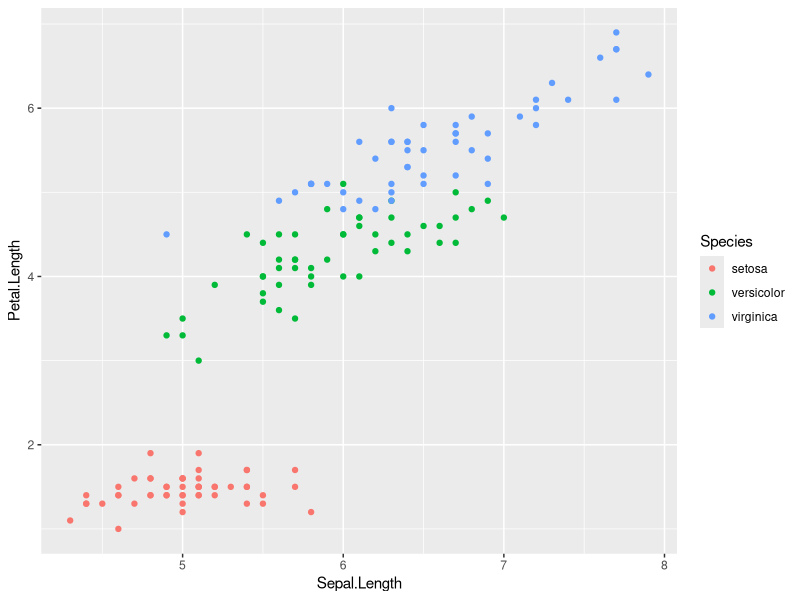
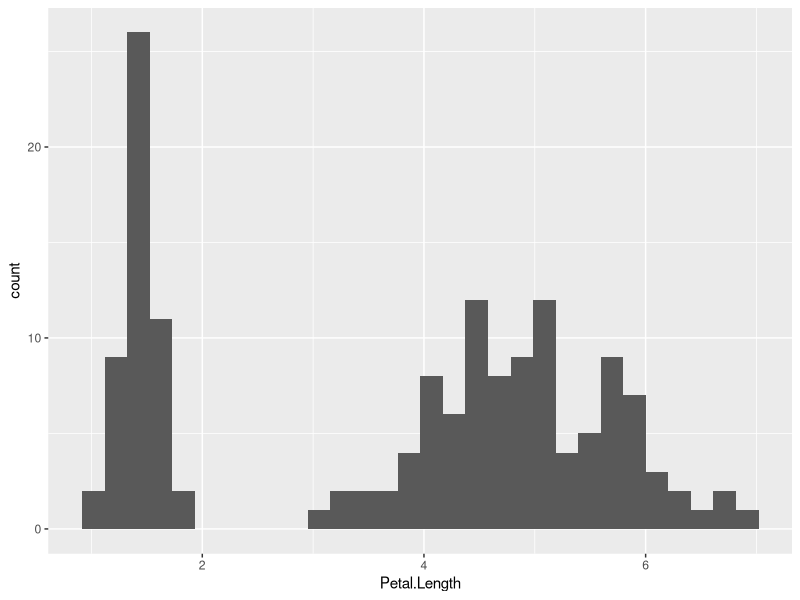
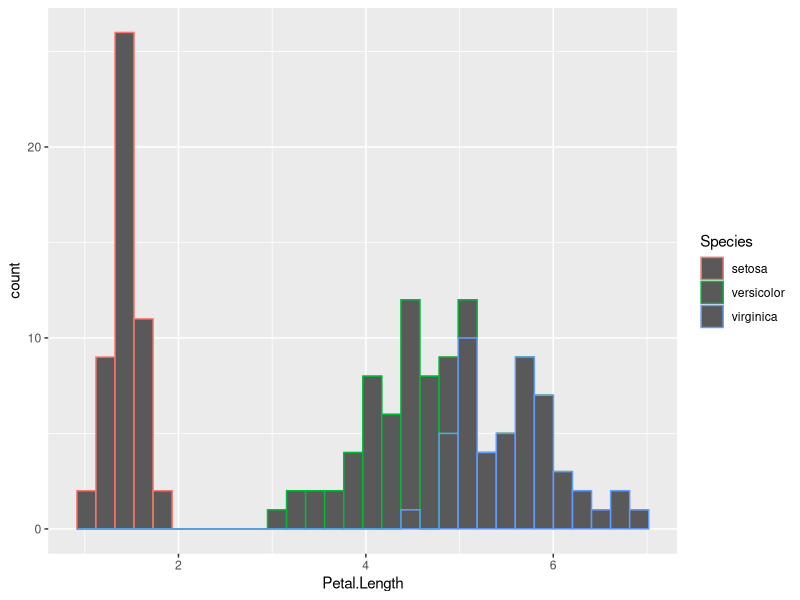
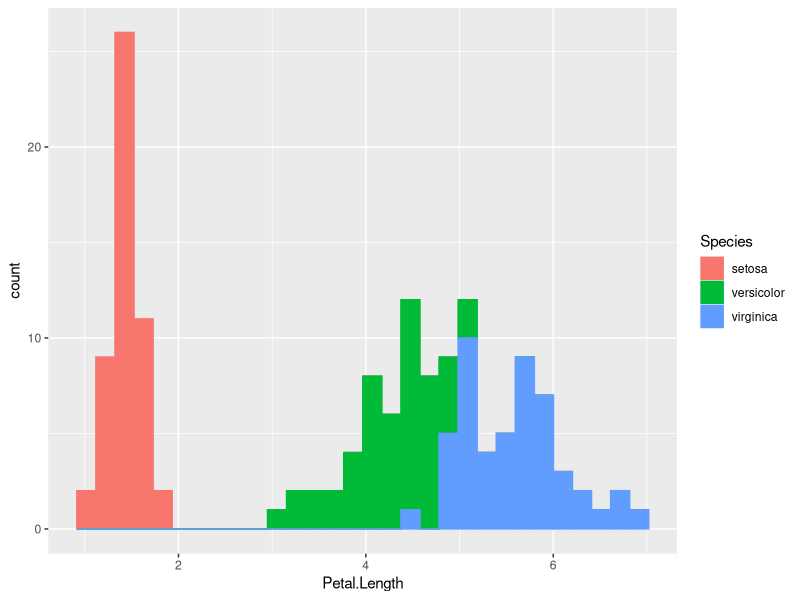
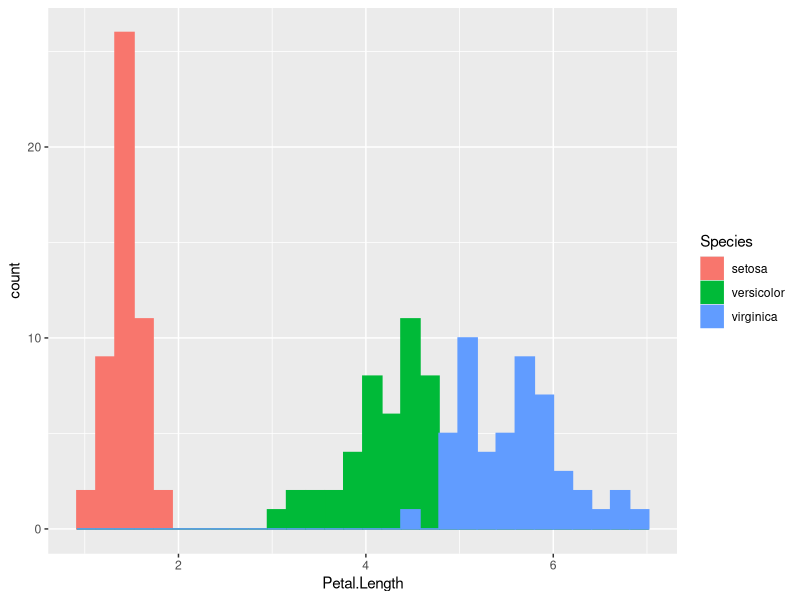
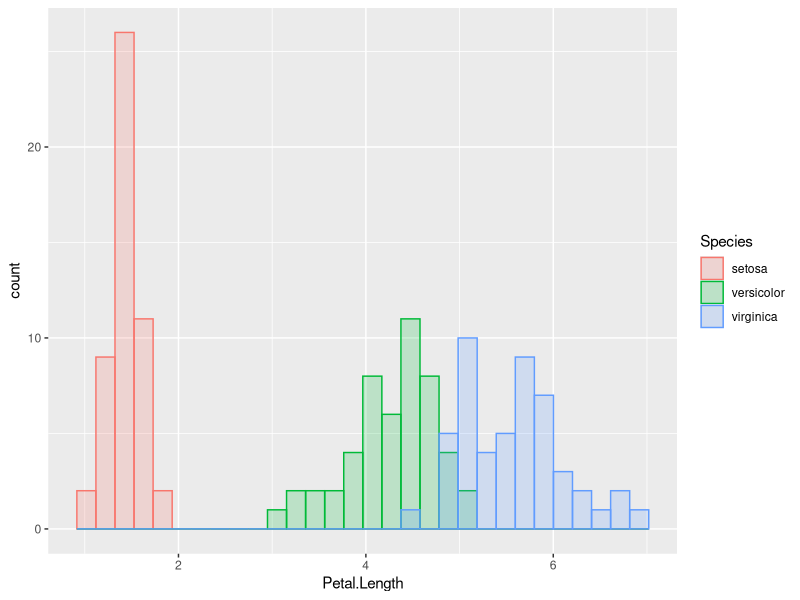
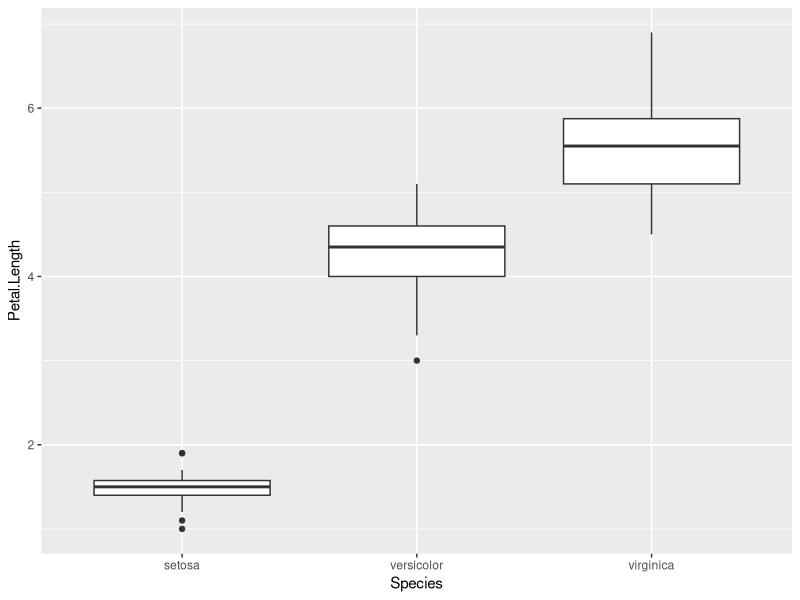
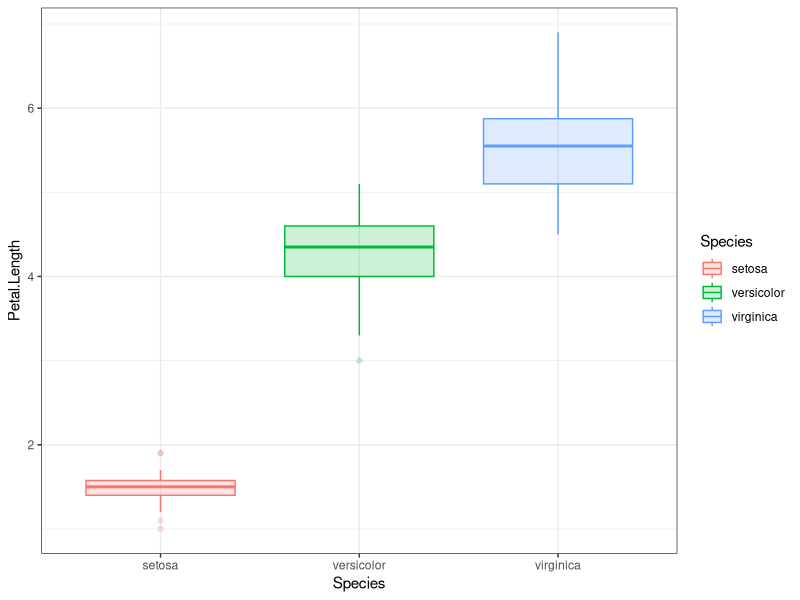

The R source for these figures, in order:
## ---- chunk 1
#| message: false
library(tidyverse)
as_tibble(iris)
## ---- chunk 2
ggplot(iris) +
  aes(x = Sepal.Length, y = Petal.Length, colour = Species) +
  geom_point()
## ---- chunk 3
#| message: false
iris %>%
  ggplot() +
  aes(x = Petal.Length) +
  geom_histogram()
## ---- chunk 4
#| message: false
iris %>%
  ggplot() +
  aes(x = Petal.Length, colour = Species) +
  geom_histogram()
## ---- chunk 5
#| message: false
iris %>%
  ggplot() +
  aes(x = Petal.Length, colour = Species, fill = Species) +
  geom_histogram()
## ---- chunk 6
#| message: false
iris %>%
  ggplot() +
  aes(x = Petal.Length, colour = Species, fill = Species) +
  geom_histogram(position = "identity")
## ---- chunk 7
#| message: false
iris %>%
  ggplot() +
  aes(x = Petal.Length, colour = Species, fill = Species) +
  geom_histogram(position = "identity", alpha = 0.2)
## ---- chunk 8
iris %>%
  ggplot() +
  aes(x = Species, y = Petal.Length) +
  geom_boxplot()
## ---- chunk 9
iris %>%
  ggplot() +
  aes(x = Species, y = Petal.Length, colour = Species, fill = Species) +
  geom_boxplot(alpha = 0.2) +
  theme_bw()
## ---- chunk 10
#| message: false
iris %>%
  group_by(Species) %>% # Perform summary calculations for each species
  summarise(mP = mean(Petal.Length), # Mean petal length
            sP = sd(Petal.Length)) %>% # Standard deviation of petal length
  ungroup() %>% # Ungroup data
  ggplot() + # Start plotting
  aes(x = Species, y = mP, ymin = mP - sP, ymax = mP + sP) + # Mean +/- sd
  geom_point() + # This takes the y aesthetic, for plotting the mean
  geom_errorbar(width = 0.2) # Takes the ymin and ymax aesthetics
## ---- chunk 11
#| message: false
iris %>%
  group_by(Species) %>%
  summarise(mP = mean(Petal.Length), # Mean petal length per species
            sP = sd(Petal.Length), # Standard deviation per species
            N = n(), # Sample size (number of observations) per species
            SEM = sP / sqrt(N), # Standard error of the mean
            CI = SEM * qt(1 - 0.025, N - 1)) %>% # Confidence interval,
                 # read off at 1 - 0.025 because +/- 2.5% adds up to 5%
  ggplot() +
  aes(x = Species, y = mP, ymin = mP - CI, ymax = mP + CI) +
  geom_point(colour = "steelblue", fill = "steelblue") +
  geom_errorbar(width = 0.2, colour = "steelblue") +
  ylab("Petal length") +
  theme_bw()
## ---- chunk 12
#| message: false
iris %>%
  group_by(Species) %>%
  summarise(mP = mean(Petal.Length),
            sP = sd(Petal.Length),
            N = n(),
            SEM = sP / sqrt(N),
            CI = SEM * qt(1 - 0.025, N - 1)) %>%
  ggplot() +
  aes(x = Species, y = mP, ymin = mP - CI, ymax = mP + CI) +
  # Below we change geom_point to geom_col (for "column"):
  geom_col(alpha = 0.4, colour = "steelblue", fill = "steelblue") +
  geom_errorbar(width = 0.2, colour = "steelblue") +
  ylab("Petal length") +
  theme_bw()
## ---- chunk 13
tibble(Species = c("species 1", "species 2"),
       Average = c(148, 152),
       CI = c(0.8, 0.9)) %>%
  ggplot() +
  aes(x = Species, y = Average, ymin = Average - CI, ymax = Average + CI) +
  geom_col(alpha = 0.4, colour = "steelblue", fill = "steelblue") +
  geom_errorbar(width = 0.2, colour = "steelblue") +
  ylab("Trait value") +
  theme_bw()
## ---- chunk 14
tibble(Species = c("species 1", "species 2"),
       Average = c(148, 152),
       CI = c(0.8, 0.9)) %>%
  ggplot() +
  aes(x = Species, y = Average, ymin = Average - CI, ymax = Average + CI) +
  geom_point(colour = "steelblue") +
  geom_errorbar(width = 0.2, colour = "steelblue") +
  ylab("Trait value") +
  theme_bw()
